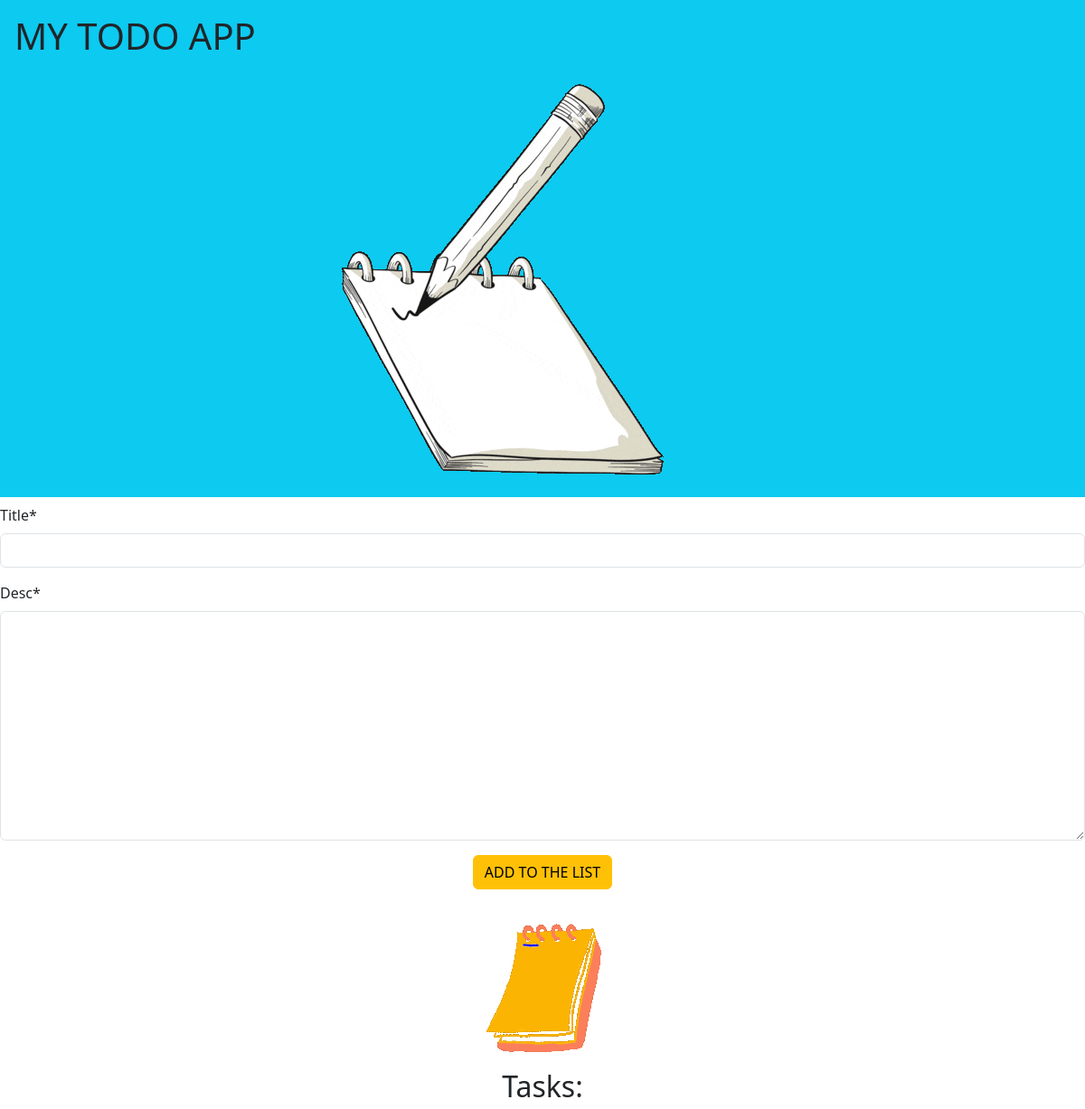
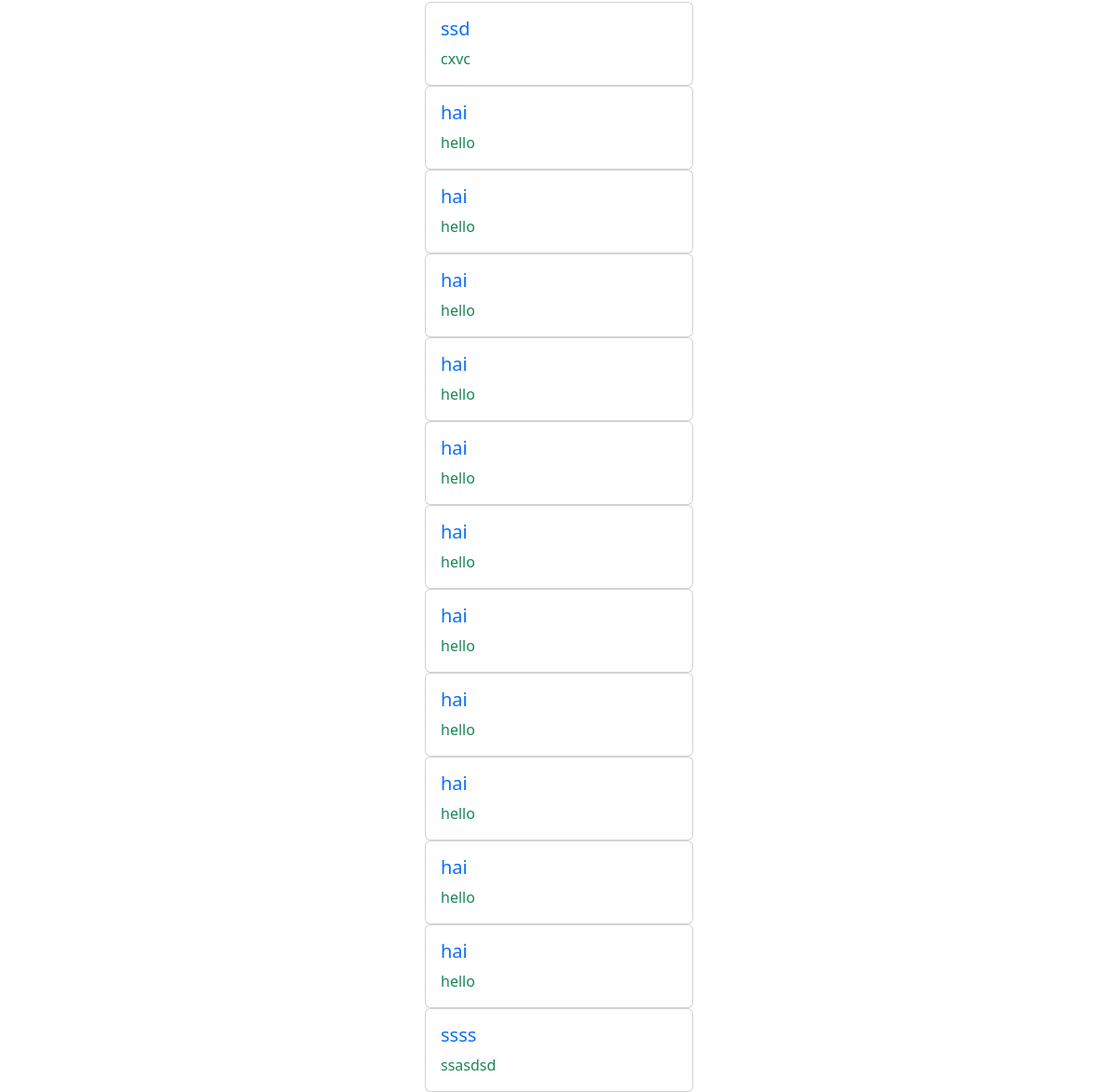
The page / on the database its author committed (2 pictures, top to bottom).
### todoapp/models.py (models this page shows, shortened)
class Todo(models.Model):
    title=models.CharField(max_length=150)
    desc=models.TextField()

### todoapp/views.py (the view)
# urls.py: path('', views.index, name='index'),
def index(request):
    if request.method == 'POST':
        form = TodoForm(request.POST)
        if form.is_valid():
            form.save()
    else:
        form = TodoForm()
    tasks = Todo.objects.all()
    return render(request, 'index.html', {'tasks': tasks, 'form': form})

### todoapp/forms.py
class TodoForm(forms.ModelForm):
    class Meta:
        model = Todo
        fields = '__all__'

### static/templates/index.html (shortened to what this page needs)
{% load crispy_forms_tags %}
{% load static %}
<!DOCTYPE html>
<html lang="en">
<head>
    <link href="https://cdn.jsdelivr.net/npm/bootstrap@5.3.3/dist/css/bootstrap.min.css" rel="stylesheet">
</head>
<body>
    <div class="p-3 mb-2 bg-info text-dark "> <h1>MY TODO APP</h1><img src="{% static 'images/j.gif' %}" class="d-block mx-auto" alt="NOTE"></div>
    <form method="POST">
        {{ form|crispy }}
        <div class="d-flex justify-content-center">
            <button type="submit" class="btn btn-warning">ADD TO THE LIST</button>
        </div>
    </form>
    <img src="{% static 'images/a.gif' %}" class="d-block mx-auto" alt="My Image">
    <h2 class="text-center">Tasks:</h2>
    {% for task in tasks %}
    <div class="card mx-auto gap-3" style="width: 18rem;">
        <div class="card-body">
          <h5 class="card-title text-primary">{{ task.title }}</h5>
          <p class="card-text text-success">{{ task.desc }} </p>
        </div>
    </div>
    {% endfor %}
</body>
</html>

### rows shown on the page
Todo: title "ssd", desc "cxvc"
Todo: title "hai", desc "hello"
Todo: title "hai", desc "hello"
Todo: title "hai", desc "hello"
Todo: title "hai", desc "hello"
Todo: title "hai", desc "hello"
Todo: title "hai", desc "hello"
Todo: title "hai", desc "hello"
Todo: title "hai", desc "hello"
Todo: title "hai", desc "hello"
Todo: title "hai", desc "hello"
Todo: title "hai", desc "hello"
Todo: title "ssss", desc "ssasdsd"
